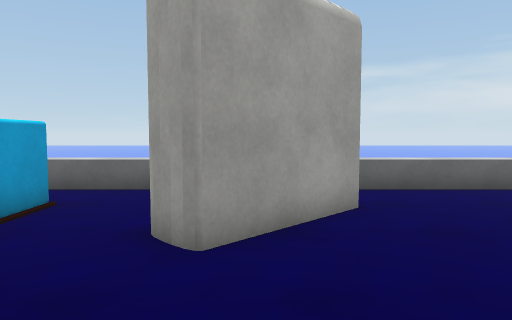
View 1 (above)

20 first-person views from a walk through a Unity game level. The camera is 1.3 m above the floor, tilts 4° down and sees 70° across. The floor is counted in squares, 1 m on a side. Each view is taken from the middle of a square. On the plan, view 1 faces up. The plan holds only what a view shows up to about 15 squares ahead; the rest is blank. The place goes on beyond the plan. The player is left out. Surface patterns are stand-ins for the level's own textures.

View 2
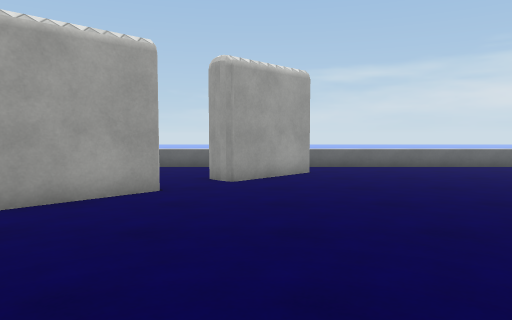

View 3
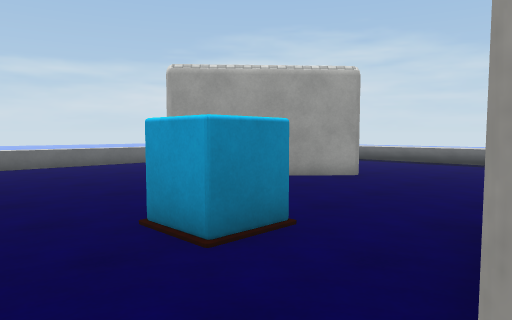

View 4
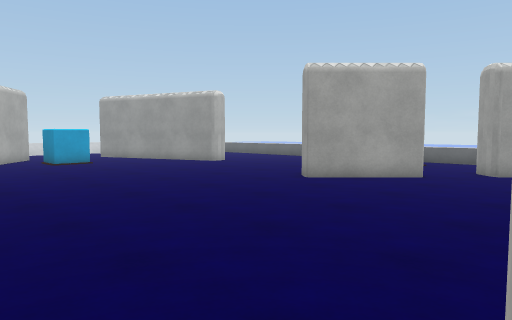

View 5
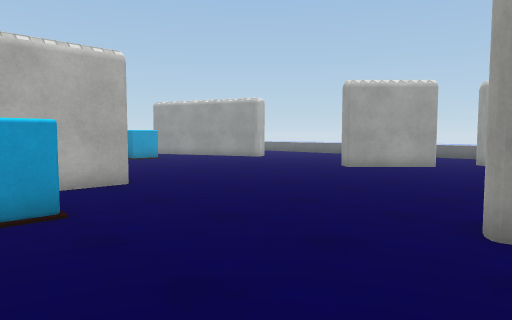

View 6
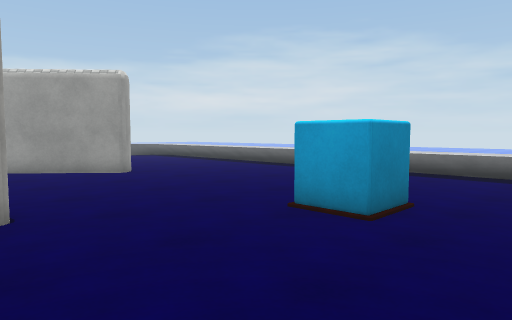

View 7
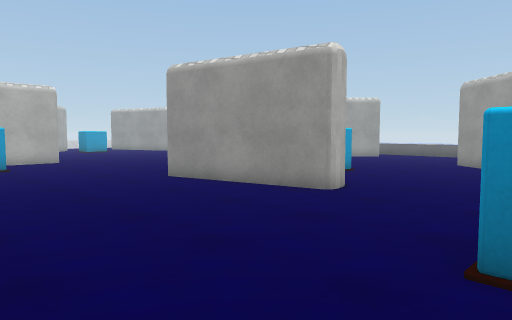

View 8
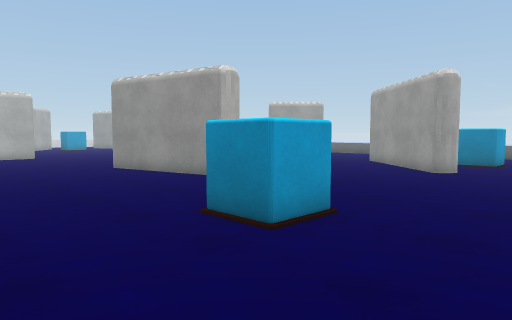

View 9
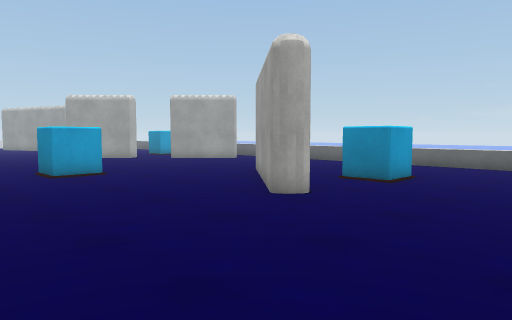

View 10
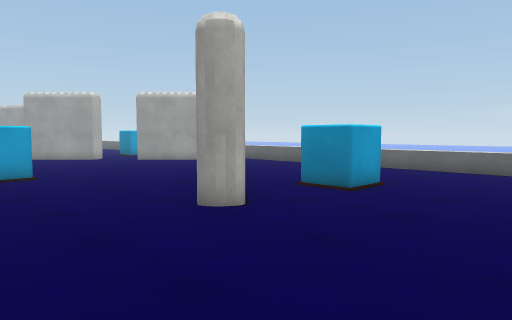

View 11
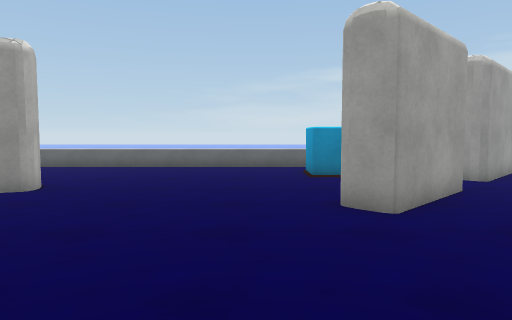

View 12
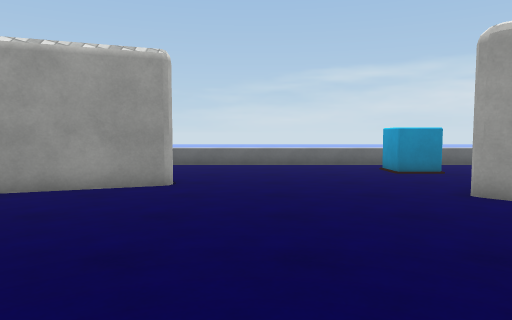

View 13
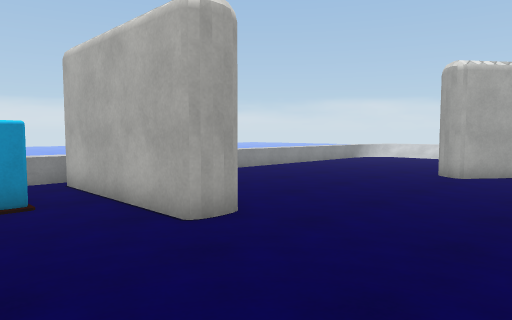

View 14
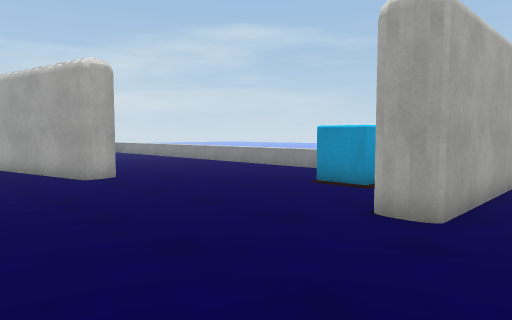

View 15
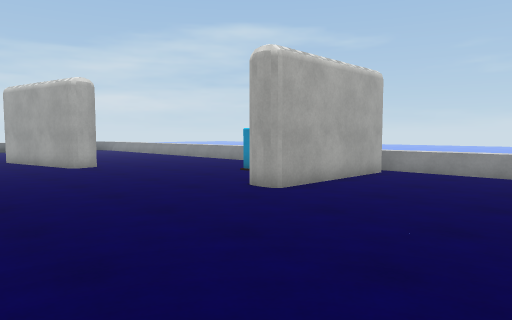

View 16
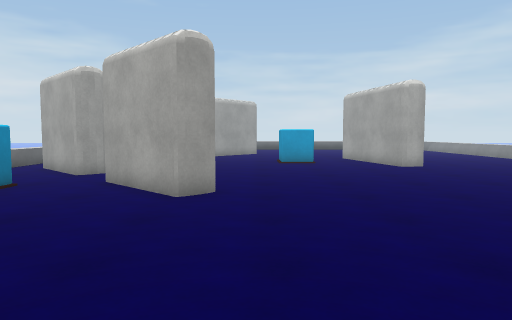

View 17
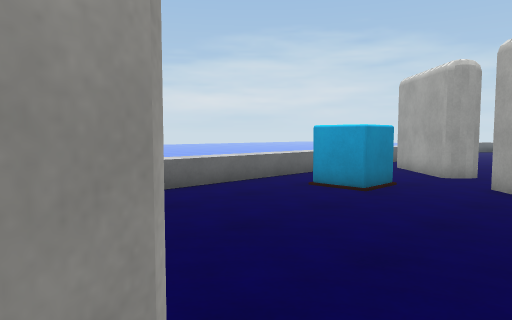

View 18
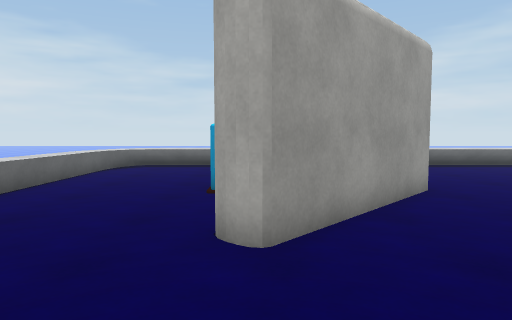

View 19
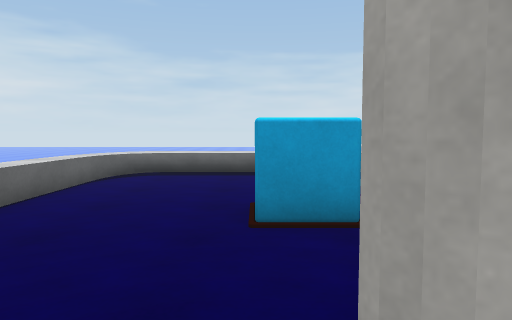

View 20
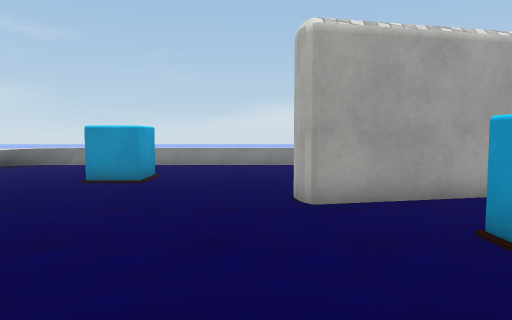

### Floor plan
Key: @ floor where view 1 was taken; # wall or solid block; x gap in a wall; . main floor; : floor 0.75 m higher than the main floor; = window, fence, low wall or low ledge; v drop or lower ground; O other object.
Columns run from 14 left of view 1 to 18 right of it. Each row starts with its distance up from view 1.
  9 =============   ============== v
  8 ............. .................::
  7 .........OO....#................:
  6 .........OO...##................:
  5  ........OO..##.................:
  4  ........................OO.....:
  3  #.........#..........#..OO....
  2 ##........##..........##.......
  1 .........##............## .....
  0 .........#....@.........###....
 -1 .........................##....
 -2 ..................OO............
 -3  .................OO............
 -4 ..................OO............
 -5 ................................
 -6 ..................####..........
 -7 ................######........ .
 -8 ................##............
 -9 .......##................OO.....:
-10 .......##................OO.....:
-11 .......##.O.....................:
-12 .......##O O....................
-13 .......##.  ....................:
-14 .......##.   ...     ......  ..=x
-15    ::::::

Positions as (right, up) in squares from view 1, and headings:
1: (0, 0), facing up
2: (0, -6), facing up
3: (1, -7), facing up-right
4: (2, -9), facing up-left
5: (3, -13), facing up-left
6: (6, -13), facing up-right
7: (12, -14), facing up-left
8: (16, -14), facing up-left
9: (17, -7), facing up-left
10: (17, -5), facing up-left
11: (-7, -6), facing up
12: (-10, -7), facing up
13: (-3, -4), facing down-left
14: (-9, -3), facing down-right
15: (-13, -2), facing down-right
16: (-13, -1), facing right
17: (-13, 1), facing up-right
18: (3, 3), facing right
19: (6, 4), facing right
20: (8, 1), facing down
